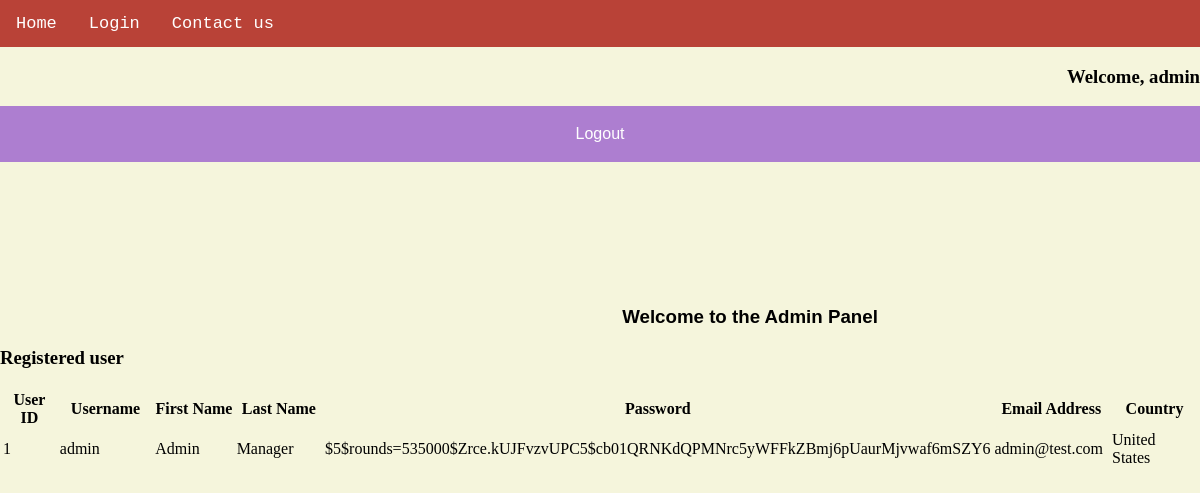
Before: /auth/admin (signed in) with the older database file.
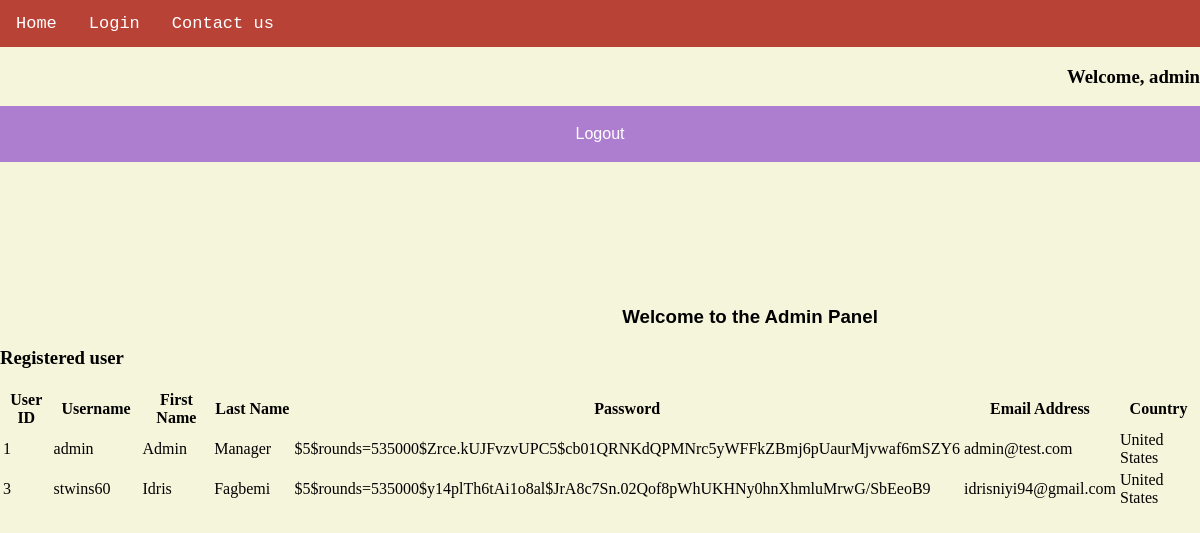
After: the same page with the newer database file.
### tables this page shows
CREATE TABLE users(id INTEGER PRIMARY KEY AUTOINCREMENT, username TEXT NOT NULL, firstname TEXT NOT NULL,         lastname TEXT NOT NULL, password TEXT NOT NULL, email TEXT NOT NULL, country TEXT NOT NULL);

### app.py (the view)
@app.route('/auth/admin', methods=['GET', 'POST'])
def admin():
    conn = db.connect(current_dir + '\schema.db')
    cur = conn.cursor()
    cur.execute('SELECT * FROM users')
    users = cur.fetchall()
    return render_template('/auth/admin.html', user = session['username'], users=users)

### Templates/Auth/admin.html (shortened to what this page needs)
{% extends 'base.html' %}
{% block header %}
<nav class = "topnav">
    <a href="{{ url_for('index') }}">Home</a>
    <a href="{{ url_for('login') }}">Login</a>
    <a href="{{ url_for('contactus') }}">Contact us</a>
</nav>
{% endblock %}
{% block content %}
    <h3 style="text-align: right;">Welcome, {{user}}</h3>
    <button type="button" onclick="window.location.href='{{ url_for( 'logout') }}';" class="button">Logout</button>
    <section class="home">
        <h1 style="text-align: center;">Welcome to the Admin Panel</h1>
        <h3>Registered user</h3>
        <table class="tg">
            <tr>
                <th width="80">User ID</th>
                <th width="120">Username</th>
                <th width="120">First Name</th>
                <th width="120">Last Name</th>
                <th width="120">Password</th>
                <th width="120">Email Address</th>
                <th width="120">Country</th>
            </tr>
            {% for row in users %}
                <tr>
                    <td>{{ row[0] }}</td>
                    <td>{{ row[1] }}</td>
                    <td>{{ row[2] }}</td>
                    <td>{{ row[3] }}</td>
                    <td>{{ row[4] }}</td>
                    <td>{{ row[5] }}</td>
                    <td>{{ row[6] }}</td>
                </tr>
            {% endfor %}
        </table>
    </section>
{% endblock %}

### Templates/base.html (shortened to what this page needs)
<!DOCTYPE html>
<link rel="stylesheet" href="{{ url_for('static', filename='design.css') }}"/>
{% block header %}{% endblock %}
<section class="conversion-controls">
    {% block content %}{% endblock %}
</section>

### static/design.css (style rules this page uses)
.topnav { font-family: "Courier New", Courier, monospace; overflow: hidden; background-color: #b94237; }
.topnav a { float: left; display: block; color: white; text-align: center; padding: 14px 16px; text-decoration: none; font-size: 17px; }
.home h1 { font-family: "Lucida Sans Unicode", "Lucida Grande", sans-serif; position:static; margin: 12vw 0 0 25vw; }
.button { display: block; line-height: 1; font-size: 100%; width: 100%; padding: 20px; font-family: "Lucida Sans Unicode", "Lucida Grande", sans-serif; outline: 0; border: 0; color: white; background: #ad7ed0; cursor: pointer; transition: 0.3s; }

Changed rows visible on the page:
added users: id "3", username "stwins60", firstname "Idris", lastname "Fagbemi", password "$5$rounds=535000$y14plTh6tAi1o8al$JrA8c7Sn.02Qof8pWhUKHNy0hnXhmluMrwG/SbEeoB9", email "idrisniyi94@gmail.com", country "United States"
